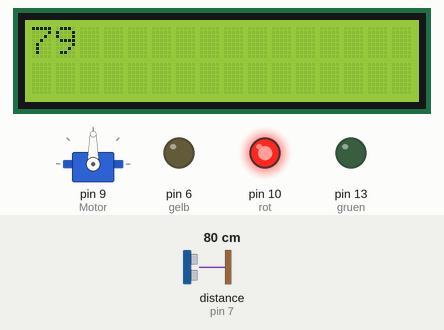
A sketch run on a simulated Arduino Uno, built with avr-gcc and run on an emulated ATmega328P. Parts: servo, 16×2 character LCD, output pins drawn as LEDs (lit = HIGH). Wiring (inferred from the names in the program): ultrasonic range finder: trigger pin 8; echo pin 7. Inputs (shaded band) come from the test bench; at power-on: distance to the obstacle (sensor on pin 7) 80 cm. The echo pulse lasts 58.3 µs per cm; pins used as bus, display or sensor lines are not drawn; what the sketch prints to the serial monitor is not drawn.

Above: at 1.2 s.
1.3 s: distance to the obstacle (sensor on pin 7) set to 13 cm
At 1.49 s:
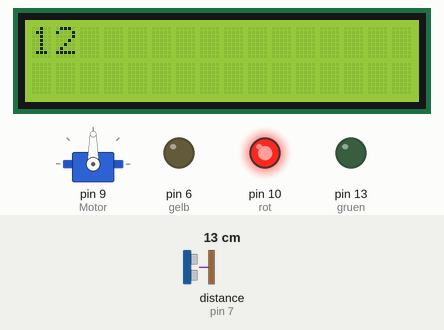
2.8 s: distance to the obstacle (sensor on pin 7) set to 10 cm
At 3.7 s:
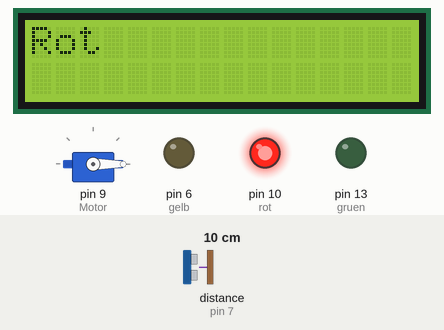
At 8.8 s:
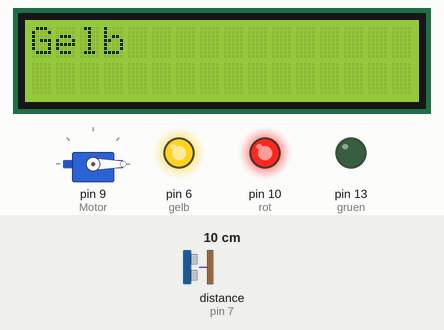
Timing chart, 0 to 17.6 s (numbered marks = the images above; inputs shaded):
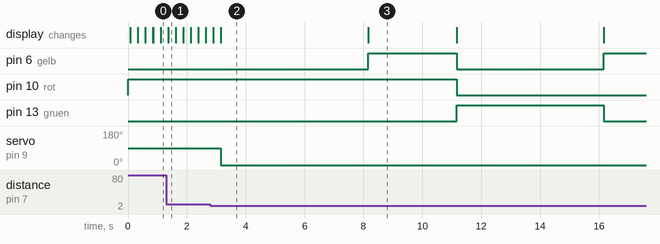

Measured:
- the behaviour switches between 12 and 11 cm on distance to the obstacle (sensor on pin 7) (found by bisection; images 1 and 2)
- after the input at 1.3 s, the display: first differs from a run without the input after 0.07 s (image 1)
- after the input at 2.8 s, pin 6 (gelb): LOW → HIGH after 5.4 s, → LOW 3.0 s later, → HIGH 5.0 s later; pin 10 (rot): HIGH → LOW after 8.4 s; pin 13 (gruen): LOW → HIGH after 8.4 s, → LOW 5.0 s later; servo on pin 9 (Motor): 90° → 0° after 0.36 s; the display: first differs from a run without the input after 0.10 s (image 2 shows a later state)
- what the display in image 2 shows lasts 5.0 s, from 3.2 s to 8.2 s

The sketch:

das_ganze_noch_mit_nem_servo_und_nem_lcd_display.ino
```cpp
#include <Servo.h>
#include <LiquidCrystal.h>

// initialize the library with the numbers of the interface pins
LiquidCrystal lcd(12, 11, 5, 4, 3, 2);

int rot=10;
int gelb=6;
int gruen=13;
int trigger=8;
int echo=7;
long entfernung=0;
long dauer=0;

Servo Motor;  // create servo object to control a servo

void setup() {
  Motor.attach(9);  // attaches the servo on pin 9 to the servo object
  pinMode(rot, OUTPUT);
  pinMode(gelb, OUTPUT);
  pinMode(gruen, OUTPUT);
  pinMode(trigger, OUTPUT);
  pinMode(echo, INPUT);
  digitalWrite(gelb, LOW);
  digitalWrite(rot, HIGH);
  Serial.begin(9600);

  // set up the LCD's number of columns and rows:
  lcd.begin(16, 2);
}

void loop() {
  digitalWrite(trigger, LOW);
  delay(1);
  digitalWrite(trigger, HIGH);
  delay(1);
  digitalWrite(trigger, LOW);
  dauer = pulseIn(echo, HIGH);
  entfernung = (dauer/2) * 0.03432;
  Serial.print("Entfernung: ");
  Serial.println(entfernung);
  lcd.print(entfernung);
  delay(250);
  lcd.clear();
  if (entfernung <= 10){
    Serial.println("Rot");
    lcd.clear();
    lcd.print("Rot");
    digitalWrite(gelb, LOW);
    digitalWrite(rot, HIGH);
    Motor.write(0);  // move servo to 0 degrees
    delay(5000);
    Serial.println("Gelb");
    lcd.clear();
    lcd.print("Gelb");
    digitalWrite(gelb, HIGH);
    delay(3000);
    Serial.println("Gruen");
    lcd.clear();
    lcd.print("Gruen");
    digitalWrite(rot, LOW);
    digitalWrite(gelb, LOW);
    digitalWrite(gruen, HIGH);
    delay(5000);
    Serial.println("Gelb");
    lcd.clear();
    lcd.print("Gelb");
    digitalWrite(gruen, LOW);
    digitalWrite(gelb, HIGH);
    delay(3000);
    Serial.println("Rot");
    lcd.clear();
    lcd.print("Rot");
    digitalWrite(gelb, LOW);
    digitalWrite(rot, HIGH);
    Motor.write(180);  // move servo to 180 degrees
  }
  else
  {
    digitalWrite(rot, HIGH);

  }
}
```
